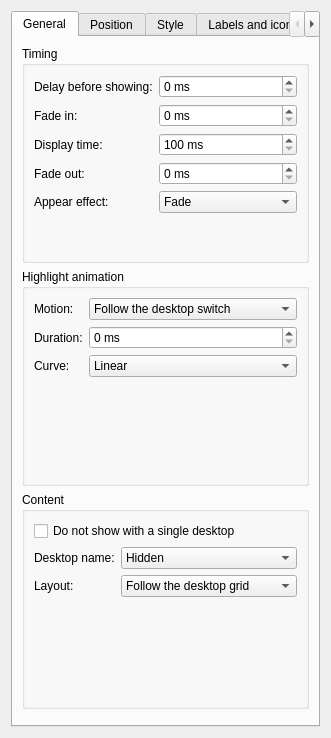
<?xml version="1.0" encoding="UTF-8"?>
<!-- Generated by tools/gen_config_ui.py, edit that script instead. -->
<ui version="4.0">
 <class>OsdDeskSnakeConfig</class>
 <widget class="QWidget" name="OsdDeskSnakeConfig">
  <layout class="QVBoxLayout" name="mainLayout">
   <item>
    <widget class="QTabWidget" name="tabs">
     <widget class="QWidget" name="tab_1">
      <attribute name="title"><string>General</string></attribute>
      <layout class="QVBoxLayout" name="tabLayout_2">
       <item>
        <widget class="QGroupBox" name="group_3">
         <property name="title"><string>Timing</string></property>
         <layout class="QFormLayout" name="form_4">
          <item row="0" column="0">
           <widget class="QLabel" name="label_5">
            <property name="text"><string>Delay before showing:</string></property>
           </widget>
          </item>
          <item row="0" column="1">
           <widget class="QSpinBox" name="kcfg_ShowDelay">
            <property name="minimum"><number>0</number></property>
            <property name="maximum"><number>2000</number></property>
            <property name="suffix"><string> ms</string></property>
            <property name="toolTip"><string>Wait before showing the indicator. Switches made during the delay only show the last one.</string></property>
           </widget>
          </item>
          <item row="1" column="0">
           <widget class="QLabel" name="label_6">
            <property name="text"><string>Fade in:</string></property>
           </widget>
          </item>
          <item row="1" column="1">
           <widget class="QSpinBox" name="kcfg_FadeInDuration">
            <property name="minimum"><number>0</number></property>
            <property name="maximum"><number>2000</number></property>
            <property name="suffix"><string> ms</string></property>
            <property name="toolTip"><string>How long the indicator takes to appear.</string></property>
           </widget>
          </item>
          <item row="2" column="0">
           <widget class="QLabel" name="label_7">
            <property name="text"><string>Display time:</string></property>
           </widget>
          </item>
          <item row="2" column="1">
           <widget class="QSpinBox" name="kcfg_DisplayDuration">
            <property name="minimum"><number>100</number></property>
            <property name="maximum"><number>10000</number></property>
            <property name="suffix"><string> ms</string></property>
            <property name="toolTip"><string>How long the indicator stays fully visible.</string></property>
           </widget>
          </item>
          <item row="3" column="0">
           <widget class="QLabel" name="label_8">
            <property name="text"><string>Fade out:</string></property>
           </widget>
          </item>
          <item row="3" column="1">
           <widget class="QSpinBox" name="kcfg_FadeOutDuration">
            <property name="minimum"><number>0</number></property>
            <property name="maximum"><number>2000</number></property>
            <property name="suffix"><string> ms</string></property>
            <property name="toolTip"><string>How long the indicator takes to disappear.</string></property>
           </widget>
          </item>
          <item row="4" column="0">
           <widget class="QLabel" name="label_9">
            <property name="text"><string>Appear effect:</string></property>
           </widget>
          </item>
          <item row="4" column="1">
           <widget class="QComboBox" name="kcfg_AppearEffect">
            <item>
             <property name="text"><string>Fade</string></property>
            </item>
            <item>
             <property name="text"><string>Fade and zoom</string></property>
            </item>
           </widget>
          </item>
         </layout>
        </widget>
       </item>
       <item>
        <widget class="QGroupBox" name="group_10">
         <property name="title"><string>Highlight animation</string></property>
         <layout class="QFormLayout" name="form_11">
          <item row="0" column="0">
           <widget class="QLabel" name="label_12">
            <property name="text"><string>Motion:</string></property>
           </widget>
          </item>
          <item row="0" column="1">
           <widget class="QComboBox" name="kcfg_HighlightMotion">
            <item>
             <property name="text"><string>Follow the desktop switch</string></property>
            </item>
            <item>
             <property name="text"><string>Once the switch is done</string></property>
            </item>
            <property name="toolTip"><string>Follow: the highlight slides with the desktops and follows swipe gestures. Once done: the previous desktop fades out while the new one fades in.</string></property>
           </widget>
          </item>
          <item row="1" column="0">
           <widget class="QLabel" name="label_13">
            <property name="text"><string>Duration:</string></property>
           </widget>
          </item>
          <item row="1" column="1">
           <widget class="QSpinBox" name="kcfg_AnimationDuration">
            <property name="minimum"><number>0</number></property>
            <property name="maximum"><number>2000</number></property>
            <property name="suffix"><string> ms</string></property>
            <property name="toolTip"><string>Transition from the previous desktop to the new one.</string></property>
           </widget>
          </item>
          <item row="2" column="0">
           <widget class="QLabel" name="label_14">
            <property name="text"><string>Curve:</string></property>
           </widget>
          </item>
          <item row="2" column="1">
           <widget class="QComboBox" name="kcfg_AnimationEasing">
            <item>
             <property name="text"><string>Linear</string></property>
            </item>
            <item>
             <property name="text"><string>Smooth</string></property>
            </item>
            <item>
             <property name="text"><string>Overshoot</string></property>
            </item>
            <item>
             <property name="text"><string>Ease in and out</string></property>
            </item>
           </widget>
          </item>
         </layout>
        </widget>
       </item>
       <item>
        <widget class="QGroupBox" name="group_15">
         <property name="title"><string>Content</string></property>
         <layout class="QFormLayout" name="form_16">
          <item row="0" column="0" colspan="2">
           <widget class="QCheckBox" name="kcfg_HideWithSingleDesktop">
            <property name="text"><string>Do not show with a single desktop</string></property>
           </widget>
          </item>
          <item row="1" column="0">
           <widget class="QLabel" name="label_17">
            <property name="text"><string>Desktop name:</string></property>
           </widget>
          </item>
          <item row="1" column="1">
           <widget class="QComboBox" name="kcfg_Caption">
            <item>
             <property name="text"><string>Hidden</string></property>
            </item>
            <item>
             <property name="text"><string>Above the indicator</string></property>
            </item>
            <item>
             <property name="text"><string>Below the indicator</string></property>
            </item>
            <property name="toolTip"><string>Shows the name of the current desktop as a caption.</string></property>
           </widget>
          </item>
          <item row="2" column="0">
           <widget class="QLabel" name="label_18">
            <property name="text"><string>Layout:</string></property>
           </widget>
          </item>
          <item row="2" column="1">
           <widget class="QComboBox" name="kcfg_Layout">
            <item>
             <property name="text"><string>Follow the desktop grid</string></property>
            </item>
            <item>
             <property name="text"><string>Single row</string></property>
            </item>
            <item>
             <property name="text"><string>Single column</string></property>
            </item>
            <property name="toolTip"><string>Arrangement of the desktops inside the indicator.</string></property>
           </widget>
          </item>
         </layout>
        </widget>
       </item>
       <item>
        <spacer name="spacer_19">
         <property name="orientation"><enum>Qt::Vertical</enum></property>
        </spacer>
       </item>
      </layout>
     </widget>
     <widget class="QWidget" name="tab_20">
      <attribute name="title"><string>Position</string></attribute>
      <layout class="QVBoxLayout" name="tabLayout_21">
       <item>
        <widget class="QGroupBox" name="group_22">
         <property name="title"><string>Placement</string></property>
         <layout class="QFormLayout" name="form_23">
          <item row="0" column="0">
           <widget class="QLabel" name="label_24">
            <property name="text"><string>Mode:</string></property>
           </widget>
          </item>
          <item row="0" column="1">
           <widget class="QComboBox" name="kcfg_PositionMode">
            <item>
             <property name="text"><string>Anchor</string></property>
            </item>
            <item>
             <property name="text"><string>Free position</string></property>
            </item>
            <property name="toolTip"><string>Anchor: one of nine screen points. Free position: percentages of the screen.</string></property>
           </widget>
          </item>
          <item row="1" column="0" colspan="2">
           <widget class="QCheckBox" name="kcfg_AvoidPanels">
            <property name="text"><string>Keep clear of panels</string></property>
            <property name="toolTip"><string>Places the indicator in the screen area not covered by panels.</string></property>
           </widget>
          </item>
         </layout>
        </widget>
       </item>
       <item>
        <widget class="QGroupBox" name="group_25">
         <property name="title"><string>Anchor mode</string></property>
         <layout class="QFormLayout" name="form_26">
          <item row="0" column="0">
           <widget class="QLabel" name="label_27">
            <property name="text"><string>Anchor:</string></property>
           </widget>
          </item>
          <item row="0" column="1">
           <widget class="QComboBox" name="kcfg_Anchor">
            <item>
             <property name="text"><string>Top left</string></property>
            </item>
            <item>
             <property name="text"><string>Top</string></property>
            </item>
            <item>
             <property name="text"><string>Top right</string></property>
            </item>
            <item>
             <property name="text"><string>Left</string></property>
            </item>
            <item>
             <property name="text"><string>Center</string></property>
            </item>
            <item>
             <property name="text"><string>Right</string></property>
            </item>
            <item>
             <property name="text"><string>Bottom left</string></property>
            </item>
            <item>
             <property name="text"><string>Bottom</string></property>
            </item>
            <item>
             <property name="text"><string>Bottom right</string></property>
            </item>
           </widget>
          </item>
          <item row="1" column="0" colspan="2">
           <widget class="QCheckBox" name="kcfg_SnapToAnchors">
            <property name="text"><string>Snap to anchors when dragging</string></property>
            <property name="toolTip"><string>With the settings app open, the indicator can be dragged. When dropped near an anchor, it sticks to it.</string></property>
           </widget>
          </item>
          <item row="2" column="0">
           <widget class="QLabel" name="label_28">
            <property name="text"><string>Snap distance:</string></property>
            <property name="enabled"><bool>false</bool></property>
           </widget>
          </item>
          <item row="2" column="1">
           <widget class="QSpinBox" name="kcfg_SnapDistance">
            <property name="minimum"><number>0</number></property>
            <property name="maximum"><number>500</number></property>
            <property name="suffix"><string> px</string></property>
            <property name="enabled"><bool>false</bool></property>
           </widget>
          </item>
          <item row="3" column="0">
           <widget class="QLabel" name="label_29">
            <property name="text"><string>Margin:</string></property>
           </widget>
          </item>
          <item row="3" column="1">
           <widget class="QSpinBox" name="kcfg_Margin">
            <property name="minimum"><number>0</number></property>
            <property name="maximum"><number>2000</number></property>
            <property name="suffix"><string> px</string></property>
            <property name="toolTip"><string>Distance from the anchored screen edges.</string></property>
           </widget>
          </item>
          <item row="4" column="0">
           <widget class="QLabel" name="label_30">
            <property name="text"><string>Horizontal offset:</string></property>
           </widget>
          </item>
          <item row="4" column="1">
           <widget class="QSpinBox" name="kcfg_OffsetX">
            <property name="minimum"><number>-5000</number></property>
            <property name="maximum"><number>5000</number></property>
            <property name="suffix"><string> px</string></property>
            <property name="toolTip"><string>Positive values move right.</string></property>
           </widget>
          </item>
          <item row="5" column="0">
           <widget class="QLabel" name="label_31">
            <property name="text"><string>Vertical offset:</string></property>
           </widget>
          </item>
          <item row="5" column="1">
           <widget class="QSpinBox" name="kcfg_OffsetY">
            <property name="minimum"><number>-5000</number></property>
            <property name="maximum"><number>5000</number></property>
            <property name="suffix"><string> px</string></property>
            <property name="toolTip"><string>Positive values move down.</string></property>
           </widget>
          </item>
         </layout>
        </widget>
       </item>
       <item>
        <widget class="QGroupBox" name="group_32">
         <property name="title"><string>Free position mode</string></property>
         <layout class="QFormLayout" name="form_33">
          <item row="0" column="0">
           <widget class="QLabel" name="label_34">
            <property name="text"><string>Horizontal position:</string></property>
           </widget>
          </item>
          <item row="0" column="1">
           <widget class="QDoubleSpinBox" name="kcfg_PercentX">
            <property name="decimals"><number>1</number></property>
            <property name="singleStep"><double>0.5</double></property>
            <property name="minimum"><double>0</double></property>
            <property name="maximum"><double>100</double></property>
            <property name="suffix"><string> %</string></property>
            <property name="toolTip"><string>Position of the indicator center, from the left edge.</string></property>
           </widget>
          </item>
          <item row="1" column="0">
           <widget class="QLabel" name="label_35">
            <property name="text"><string>Vertical position:</string></property>
           </widget>
          </item>
          <item row="1" column="1">
           <widget class="QDoubleSpinBox" name="kcfg_PercentY">
            <property name="decimals"><number>1</number></property>
            <property name="singleStep"><double>0.5</double></property>
            <property name="minimum"><double>0</double></property>
            <property name="maximum"><double>100</double></property>
            <property name="suffix"><string> %</string></property>
            <property name="toolTip"><string>Position of the indicator center, from the top edge.</string></property>
           </widget>
          </item>
         </layout>
        </widget>
       </item>
       <item>
        <spacer name="spacer_36">
         <property name="orientation"><enum>Qt::Vertical</enum></property>
        </spacer>
       </item>
      </layout>
     </widget>
     <widget class="QWidget" name="tab_37">
      <attribute name="title"><string>Style</string></attribute>
      <layout class="QVBoxLayout" name="tabLayout_38">
       <item>
        <widget class="QGroupBox" name="group_39">
         <property name="title"><string>Style</string></property>
         <layout class="QFormLayout" name="form_40">
          <item row="0" column="0">
           <widget class="QLabel" name="label_41">
            <property name="text"><string>Style:</string></property>
           </widget>
          </item>
          <item row="0" column="1">
           <widget class="QComboBox" name="kcfg_Style">
            <item>
             <property name="text"><string>Pills</string></property>
            </item>
            <item>
             <property name="text"><string>Labels</string></property>
            </item>
            <item>
             <property name="text"><string>Icons</string></property>
            </item>
            <item>
             <property name="text"><string>Open windows</string></property>
            </item>
           </widget>
          </item>
          <item row="1" column="0">
           <widget class="QLabel" name="label_42">
            <property name="text"><string>Highlight:</string></property>
           </widget>
          </item>
          <item row="1" column="1">
           <widget class="QComboBox" name="kcfg_Highlight">
            <item>
             <property name="text"><string>Full</string></property>
            </item>
            <item>
             <property name="text"><string>Square</string></property>
            </item>
            <item>
             <property name="text"><string>Line</string></property>
            </item>
            <item>
             <property name="text"><string>Full with line</string></property>
            </item>
            <property name="toolTip"><string>Highlight of the current desktop for the labels, icons and open windows styles.</string></property>
           </widget>
          </item>
          <item row="2" column="0" colspan="2">
           <widget class="QCheckBox" name="kcfg_MarkOccupied">
            <property name="text"><string>Mark desktops that contain windows</string></property>
           </widget>
          </item>
          <item row="3" column="0">
           <widget class="QLabel" name="label_43">
            <property name="text"><string>Inactive opacity:</string></property>
           </widget>
          </item>
          <item row="3" column="1">
           <widget class="QSpinBox" name="kcfg_InactiveOpacity">
            <property name="minimum"><number>0</number></property>
            <property name="maximum"><number>100</number></property>
            <property name="suffix"><string> %</string></property>
            <property name="toolTip"><string>Opacity of the other desktops.</string></property>
           </widget>
          </item>
          <item row="4" column="0">
           <widget class="QLabel" name="label_44">
            <property name="text"><string>Spacing:</string></property>
           </widget>
          </item>
          <item row="4" column="1">
           <widget class="QSpinBox" name="kcfg_Spacing">
            <property name="minimum"><number>0</number></property>
            <property name="maximum"><number>200</number></property>
            <property name="suffix"><string> px</string></property>
           </widget>
          </item>
          <item row="5" column="0">
           <widget class="QLabel" name="label_45">
            <property name="text"><string>Padding:</string></property>
           </widget>
          </item>
          <item row="5" column="1">
           <widget class="QSpinBox" name="kcfg_Padding">
            <property name="minimum"><number>0</number></property>
            <property name="maximum"><number>200</number></property>
            <property name="suffix"><string> px</string></property>
            <property name="toolTip"><string>Space between the desktops and the background edge.</string></property>
           </widget>
          </item>
         </layout>
        </widget>
       </item>
       <item>
        <widget class="QGroupBox" name="group_46">
         <property name="title"><string>Pills</string></property>
         <layout class="QFormLayout" name="form_47">
          <item row="0" column="0">
           <widget class="QLabel" name="label_48">
            <property name="text"><string>Shape:</string></property>
           </widget>
          </item>
          <item row="0" column="1">
           <widget class="QComboBox" name="kcfg_PillShape">
            <item>
             <property name="text"><string>Pill</string></property>
            </item>
            <item>
             <property name="text"><string>Circle</string></property>
            </item>
            <item>
             <property name="text"><string>Square</string></property>
            </item>
            <item>
             <property name="text"><string>Diamond</string></property>
            </item>
            <item>
             <property name="text"><string>Bar</string></property>
            </item>
            <property name="toolTip"><string>Circle and diamond use the heights as size.</string></property>
           </widget>
          </item>
          <item row="1" column="0">
           <widget class="QLabel" name="label_49">
            <property name="text"><string>Width:</string></property>
           </widget>
          </item>
          <item row="1" column="1">
           <widget class="QSpinBox" name="kcfg_PillWidth">
            <property name="minimum"><number>1</number></property>
            <property name="maximum"><number>500</number></property>
            <property name="suffix"><string> px</string></property>
           </widget>
          </item>
          <item row="2" column="0">
           <widget class="QLabel" name="label_50">
            <property name="text"><string>Height:</string></property>
           </widget>
          </item>
          <item row="2" column="1">
           <widget class="QSpinBox" name="kcfg_PillHeight">
            <property name="minimum"><number>1</number></property>
            <property name="maximum"><number>500</number></property>
            <property name="suffix"><string> px</string></property>
           </widget>
          </item>
          <item row="3" column="0">
           <widget class="QLabel" name="label_51">
            <property name="text"><string>Current desktop width:</string></property>
           </widget>
          </item>
          <item row="3" column="1">
           <widget class="QSpinBox" name="kcfg_PillActiveWidth">
            <property name="minimum"><number>1</number></property>
            <property name="maximum"><number>500</number></property>
            <property name="suffix"><string> px</string></property>
           </widget>
          </item>
          <item row="4" column="0">
           <widget class="QLabel" name="label_52">
            <property name="text"><string>Current desktop height:</string></property>
           </widget>
          </item>
          <item row="4" column="1">
           <widget class="QSpinBox" name="kcfg_PillActiveHeight">
            <property name="minimum"><number>1</number></property>
            <property name="maximum"><number>500</number></property>
            <property name="suffix"><string> px</string></property>
           </widget>
          </item>
          <item row="5" column="0">
           <widget class="QLabel" name="label_53">
            <property name="text"><string>Corner radius:</string></property>
           </widget>
          </item>
          <item row="5" column="1">
           <widget class="QSpinBox" name="kcfg_PillRadius">
            <property name="minimum"><number>0</number></property>
            <property name="maximum"><number>250</number></property>
            <property name="suffix"><string> px</string></property>
           </widget>
          </item>
         </layout>
        </widget>
       </item>
       <item>
        <widget class="QGroupBox" name="group_54">
         <property name="title"><string>Cells (labels, icons, open windows)</string></property>
         <layout class="QFormLayout" name="form_55">
          <item row="0" column="0">
           <widget class="QLabel" name="label_56">
            <property name="text"><string>Shape:</string></property>
           </widget>
          </item>
          <item row="0" column="1">
           <widget class="QComboBox" name="kcfg_CellShape">
            <item>
             <property name="text"><string>Rounded</string></property>
            </item>
            <item>
             <property name="text"><string>Circle</string></property>
            </item>
            <item>
             <property name="text"><string>Square</string></property>
            </item>
            <property name="toolTip"><string>Shape of the cells and of the full and square highlights.</string></property>
           </widget>
          </item>
          <item row="1" column="0">
           <widget class="QLabel" name="label_57">
            <property name="text"><string>Minimum width:</string></property>
           </widget>
          </item>
          <item row="1" column="1">
           <widget class="QSpinBox" name="kcfg_CellWidth">
            <property name="minimum"><number>1</number></property>
            <property name="maximum"><number>500</number></property>
            <property name="suffix"><string> px</string></property>
           </widget>
          </item>
          <item row="2" column="0">
           <widget class="QLabel" name="label_58">
            <property name="text"><string>Height:</string></property>
           </widget>
          </item>
          <item row="2" column="1">
           <widget class="QSpinBox" name="kcfg_CellHeight">
            <property name="minimum"><number>1</number></property>
            <property name="maximum"><number>500</number></property>
            <property name="suffix"><string> px</string></property>
           </widget>
          </item>
          <item row="3" column="0">
           <widget class="QLabel" name="label_59">
            <property name="text"><string>Corner radius:</string></property>
           </widget>
          </item>
          <item row="3" column="1">
           <widget class="QSpinBox" name="kcfg_CellRadius">
            <property name="minimum"><number>0</number></property>
            <property name="maximum"><number>250</number></property>
            <property name="suffix"><string> px</string></property>
           </widget>
          </item>
          <item row="4" column="0">
           <widget class="QLabel" name="label_60">
            <property name="text"><string>Square highlight size:</string></property>
           </widget>
          </item>
          <item row="4" column="1">
           <widget class="QSpinBox" name="kcfg_SquareSize">
            <property name="minimum"><number>1</number></property>
            <property name="maximum"><number>500</number></property>
            <property name="suffix"><string> px</string></property>
           </widget>
          </item>
          <item row="5" column="0">
           <widget class="QLabel" name="label_61">
            <property name="text"><string>Line highlight width:</string></property>
           </widget>
          </item>
          <item row="5" column="1">
           <widget class="QSpinBox" name="kcfg_LineWidth">
            <property name="minimum"><number>1</number></property>
            <property name="maximum"><number>500</number></property>
            <property name="suffix"><string> px</string></property>
           </widget>
          </item>
          <item row="6" column="0">
           <widget class="QLabel" name="label_62">
            <property name="text"><string>Line highlight thickness:</string></property>
           </widget>
          </item>
          <item row="6" column="1">
           <widget class="QSpinBox" name="kcfg_LineHeight">
            <property name="minimum"><number>1</number></property>
            <property name="maximum"><number>100</number></property>
            <property name="suffix"><string> px</string></property>
           </widget>
          </item>
         </layout>
        </widget>
       </item>
       <item>
        <spacer name="spacer_63">
         <property name="orientation"><enum>Qt::Vertical</enum></property>
        </spacer>
       </item>
      </layout>
     </widget>
     <widget class="QWidget" name="tab_64">
      <attribute name="title"><string>Labels and icons</string></attribute>
      <layout class="QVBoxLayout" name="tabLayout_65">
       <item>
        <widget class="QGroupBox" name="group_66">
         <property name="title"><string>Labels</string></property>
         <layout class="QFormLayout" name="form_67">
          <item row="0" column="0">
           <widget class="QLabel" name="label_68">
            <property name="text"><string>Text:</string></property>
           </widget>
          </item>
          <item row="0" column="1">
           <widget class="QComboBox" name="kcfg_LabelSource">
            <item>
             <property name="text"><string>Desktop number</string></property>
            </item>
            <item>
             <property name="text"><string>Desktop name</string></property>
            </item>
            <item>
             <property name="text"><string>Template</string></property>
            </item>
            <item>
             <property name="text"><string>Custom list</string></property>
            </item>
           </widget>
          </item>
          <item row="1" column="0">
           <widget class="QLabel" name="label_69">
            <property name="text"><string>Template:</string></property>
           </widget>
          </item>
          <item row="1" column="1">
           <widget class="QLineEdit" name="kcfg_LabelTemplate">
            <property name="placeholderText"><string>D%d</string></property>
            <property name="toolTip"><string>%d is replaced by the desktop number, %n by its name.</string></property>
           </widget>
          </item>
          <item row="2" column="0">
           <widget class="QLabel" name="label_70">
            <property name="text"><string>Custom list:</string></property>
           </widget>
          </item>
          <item row="2" column="1">
           <widget class="QLineEdit" name="kcfg_LabelList">
            <property name="placeholderText"><string>Web, Code, Mail</string></property>
            <property name="toolTip"><string>One label per desktop, separated by commas. Missing entries show the number.</string></property>
           </widget>
          </item>
          <item row="3" column="0">
           <widget class="QLabel" name="label_71">
            <property name="text"><string>Font size:</string></property>
           </widget>
          </item>
          <item row="3" column="1">
           <widget class="QSpinBox" name="kcfg_FontSize">
            <property name="minimum"><number>0</number></property>
            <property name="maximum"><number>200</number></property>
            <property name="suffix"><string> px</string></property>
            <property name="toolTip"><string>0 uses the theme font size.</string></property>
           </widget>
          </item>
          <item row="4" column="0" colspan="2">
           <widget class="QCheckBox" name="kcfg_Bold">
            <property name="text"><string>Bold text</string></property>
           </widget>
          </item>
          <item row="5" column="0" colspan="2">
           <widget class="QCheckBox" name="kcfg_ActiveBold">
            <property name="text"><string>Bold text for the current desktop</string></property>
           </widget>
          </item>
         </layout>
        </widget>
       </item>
       <item>
        <widget class="QGroupBox" name="group_72">
         <property name="title"><string>Icons</string></property>
         <layout class="QFormLayout" name="form_73">
          <item row="0" column="0">
           <widget class="QLabel" name="label_74">
            <property name="text"><string>Icons:</string></property>
           </widget>
          </item>
          <item row="0" column="1">
           <widget class="QLineEdit" name="kcfg_IconList">
            <property name="placeholderText"><string>internet-web-browser, utilities-terminal</string></property>
            <property name="toolTip"><string>One icon name per desktop, separated by commas.</string></property>
           </widget>
          </item>
          <item row="1" column="0">
           <widget class="QLabel" name="label_75">
            <property name="text"><string>Fallback icon:</string></property>
           </widget>
          </item>
          <item row="1" column="1">
           <widget class="QLineEdit" name="kcfg_IconFallback">
            <property name="placeholderText"><string>virtual-desktops</string></property>
            <property name="toolTip"><string>Used for desktops beyond the list.</string></property>
           </widget>
          </item>
          <item row="2" column="0">
           <widget class="QLabel" name="label_76">
            <property name="text"><string>Icon size:</string></property>
           </widget>
          </item>
          <item row="2" column="1">
           <widget class="QSpinBox" name="kcfg_IconSize">
            <property name="minimum"><number>8</number></property>
            <property name="maximum"><number>256</number></property>
            <property name="suffix"><string> px</string></property>
           </widget>
          </item>
         </layout>
        </widget>
       </item>
       <item>
        <widget class="QGroupBox" name="group_77">
         <property name="title"><string>Open windows</string></property>
         <layout class="QFormLayout" name="form_78">
          <item row="0" column="0">
           <widget class="QLabel" name="label_79">
            <property name="text"><string>Window icon size:</string></property>
           </widget>
          </item>
          <item row="0" column="1">
           <widget class="QSpinBox" name="kcfg_TaskIconSize">
            <property name="minimum"><number>8</number></property>
            <property name="maximum"><number>256</number></property>
            <property name="suffix"><string> px</string></property>
           </widget>
          </item>
          <item row="1" column="0">
           <widget class="QLabel" name="label_80">
            <property name="text"><string>Icons per desktop:</string></property>
           </widget>
          </item>
          <item row="1" column="1">
           <widget class="QSpinBox" name="kcfg_MaxTaskIcons">
            <property name="minimum"><number>1</number></property>
            <property name="maximum"><number>20</number></property>
            <property name="toolTip"><string>Extra windows are shown as +n.</string></property>
           </widget>
          </item>
         </layout>
        </widget>
       </item>
       <item>
        <spacer name="spacer_81">
         <property name="orientation"><enum>Qt::Vertical</enum></property>
        </spacer>
       </item>
      </layout>
     </widget>
     <widget class="QWidget" name="tab_82">
      <attribute name="title"><string>Colors</string></attribute>
      <layout class="QVBoxLayout" name="tabLayout_83">
       <item>
        <widget class="QGroupBox" name="group_84">
         <property name="title"><string>Colors</string></property>
         <layout class="QFormLayout" name="form_85">
          <item row="0" column="0" colspan="2">
           <widget class="QCheckBox" name="kcfg_UseThemeColors">
            <property name="text"><string>Use the Plasma theme colors</string></property>
            <property name="toolTip"><string>Uncheck to use the colors below.</string></property>
           </widget>
          </item>
          <item row="1" column="0">
           <widget class="QLabel" name="label_86">
            <property name="text"><string>Current desktop:</string></property>
           </widget>
          </item>
          <item row="1" column="1">
           <widget class="KColorButton" name="kcfg_ActiveColor">
            <property name="alphaChannelEnabled"><bool>true</bool></property>
           </widget>
          </item>
          <item row="2" column="0">
           <widget class="QLabel" name="label_87">
            <property name="text"><string>Other desktops (pills):</string></property>
           </widget>
          </item>
          <item row="2" column="1">
           <widget class="KColorButton" name="kcfg_InactiveColor">
            <property name="alphaChannelEnabled"><bool>true</bool></property>
           </widget>
          </item>
          <item row="3" column="0">
           <widget class="QLabel" name="label_88">
            <property name="text"><string>Text:</string></property>
           </widget>
          </item>
          <item row="3" column="1">
           <widget class="KColorButton" name="kcfg_TextColor">
            <property name="alphaChannelEnabled"><bool>true</bool></property>
           </widget>
          </item>
          <item row="4" column="0">
           <widget class="QLabel" name="label_89">
            <property name="text"><string>Text on the highlight:</string></property>
           </widget>
          </item>
          <item row="4" column="1">
           <widget class="KColorButton" name="kcfg_ActiveTextColor">
            <property name="alphaChannelEnabled"><bool>true</bool></property>
           </widget>
          </item>
          <item row="5" column="0">
           <widget class="QLabel" name="label_90">
            <property name="text"><string>Desktop with windows mark:</string></property>
           </widget>
          </item>
          <item row="5" column="1">
           <widget class="KColorButton" name="kcfg_OccupiedColor">
            <property name="alphaChannelEnabled"><bool>true</bool></property>
           </widget>
          </item>
         </layout>
        </widget>
       </item>
       <item>
        <widget class="QGroupBox" name="group_91">
         <property name="title"><string>Background</string></property>
         <layout class="QFormLayout" name="form_92">
          <item row="0" column="0">
           <widget class="QLabel" name="label_93">
            <property name="text"><string>Background:</string></property>
           </widget>
          </item>
          <item row="0" column="1">
           <widget class="QComboBox" name="kcfg_BackgroundMode">
            <item>
             <property name="text"><string>Plasma theme</string></property>
            </item>
            <item>
             <property name="text"><string>Plasma theme, solid</string></property>
            </item>
            <item>
             <property name="text"><string>None</string></property>
            </item>
            <item>
             <property name="text"><string>Custom color</string></property>
            </item>
           </widget>
          </item>
          <item row="1" column="0">
           <widget class="QLabel" name="label_94">
            <property name="text"><string>Custom color:</string></property>
           </widget>
          </item>
          <item row="1" column="1">
           <widget class="KColorButton" name="kcfg_BackgroundColor">
            <property name="alphaChannelEnabled"><bool>true</bool></property>
           </widget>
          </item>
          <item row="2" column="0">
           <widget class="QLabel" name="label_95">
            <property name="text"><string>Opacity:</string></property>
           </widget>
          </item>
          <item row="2" column="1">
           <widget class="QSpinBox" name="kcfg_BackgroundOpacity">
            <property name="minimum"><number>0</number></property>
            <property name="maximum"><number>100</number></property>
            <property name="suffix"><string> %</string></property>
            <property name="toolTip"><string>Opacity of the background only, the desktops stay opaque.</string></property>
           </widget>
          </item>
          <item row="3" column="0">
           <widget class="QLabel" name="label_96">
            <property name="text"><string>Custom corner radius:</string></property>
           </widget>
          </item>
          <item row="3" column="1">
           <widget class="QSpinBox" name="kcfg_BackgroundRadius">
            <property name="minimum"><number>0</number></property>
            <property name="maximum"><number>250</number></property>
            <property name="suffix"><string> px</string></property>
           </widget>
          </item>
         </layout>
        </widget>
       </item>
       <item>
        <spacer name="spacer_97">
         <property name="orientation"><enum>Qt::Vertical</enum></property>
        </spacer>
       </item>
      </layout>
     </widget>
    </widget>
   </item>
  </layout>
 </widget>
 <customwidgets>
  <customwidget>
   <class>KColorButton</class>
   <extends>QPushButton</extends>
   <header>kcolorbutton.h</header>
  </customwidget>
 </customwidgets>
 <resources/>
 <connections>
  <connection>
   <sender>kcfg_SnapToAnchors</sender>
   <signal>toggled(bool)</signal>
   <receiver>kcfg_SnapDistance</receiver>
   <slot>setEnabled(bool)</slot>
  </connection>
  <connection>
   <sender>kcfg_SnapToAnchors</sender>
   <signal>toggled(bool)</signal>
   <receiver>label_28</receiver>
   <slot>setEnabled(bool)</slot>
  </connection>
  <connection>
   <sender>kcfg_UseThemeColors</sender>
   <signal>toggled(bool)</signal>
   <receiver>kcfg_ActiveColor</receiver>
   <slot>setDisabled(bool)</slot>
  </connection>
  <connection>
   <sender>kcfg_UseThemeColors</sender>
   <signal>toggled(bool)</signal>
   <receiver>label_86</receiver>
   <slot>setDisabled(bool)</slot>
  </connection>
  <connection>
   <sender>kcfg_UseThemeColors</sender>
   <signal>toggled(bool)</signal>
   <receiver>kcfg_InactiveColor</receiver>
   <slot>setDisabled(bool)</slot>
  </connection>
  <connection>
   <sender>kcfg_UseThemeColors</sender>
   <signal>toggled(bool)</signal>
   <receiver>label_87</receiver>
   <slot>setDisabled(bool)</slot>
  </connection>
  <connection>
   <sender>kcfg_UseThemeColors</sender>
   <signal>toggled(bool)</signal>
   <receiver>kcfg_TextColor</receiver>
   <slot>setDisabled(bool)</slot>
  </connection>
  <connection>
   <sender>kcfg_UseThemeColors</sender>
   <signal>toggled(bool)</signal>
   <receiver>label_88</receiver>
   <slot>setDisabled(bool)</slot>
  </connection>
  <connection>
   <sender>kcfg_UseThemeColors</sender>
   <signal>toggled(bool)</signal>
   <receiver>kcfg_ActiveTextColor</receiver>
   <slot>setDisabled(bool)</slot>
  </connection>
  <connection>
   <sender>kcfg_UseThemeColors</sender>
   <signal>toggled(bool)</signal>
   <receiver>label_89</receiver>
   <slot>setDisabled(bool)</slot>
  </connection>
  <connection>
   <sender>kcfg_UseThemeColors</sender>
   <signal>toggled(bool)</signal>
   <receiver>kcfg_OccupiedColor</receiver>
   <slot>setDisabled(bool)</slot>
  </connection>
  <connection>
   <sender>kcfg_UseThemeColors</sender>
   <signal>toggled(bool)</signal>
   <receiver>label_90</receiver>
   <slot>setDisabled(bool)</slot>
  </connection>
 </connections>
</ui>
